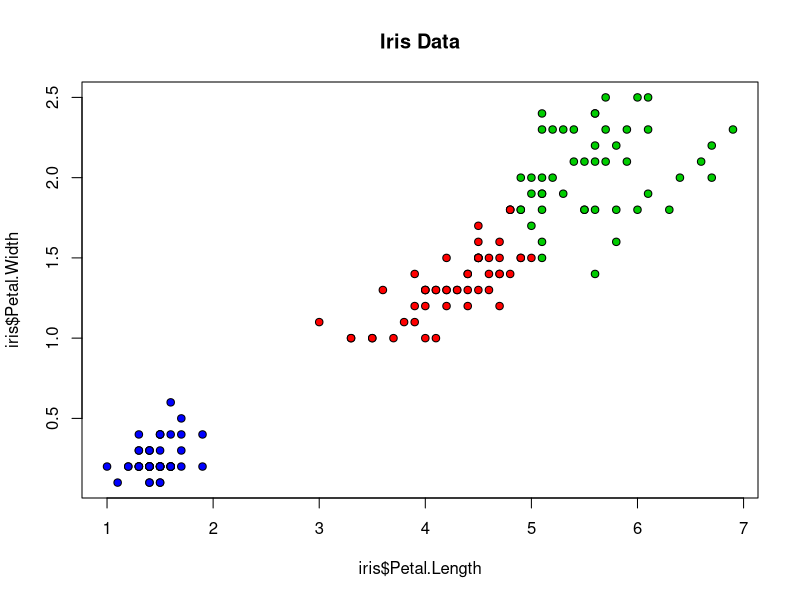

R code for this plot:
## ---- chunk 1
library(datasets)
head(iris)
## ---- chunk 2
set.seed(1234)
irisCluster <- kmeans(iris[, 3:4], 3, nstart=20)
irisCluster
## ---- chunk 3
table(irisCluster$cluster, iris$Species)

## ---- chunk 4

plot(iris$Petal.Length, iris$Petal.Width, pch=21, bg=c("red","green3","blue")
[unclass(irisCluster$cluster)], main="Iris Data")
